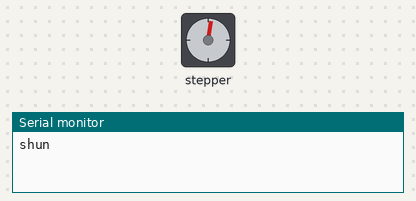
This sketch was run on a simulated Arduino Uno, built with avr-gcc and run on an emulated ATmega328P. Shown: stepper motor, the last lines printed to the serial monitor. Stepper angles assume 100 steps per turn.

Above: at 0.15 s.
At 13.8 s:
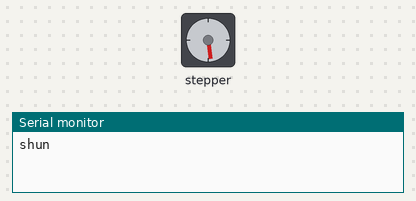
At 26.93 s:
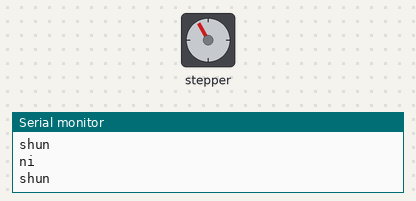
At 39.67 s:
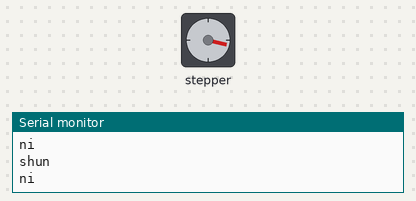
Timing chart, 0 to 40.0 s (numbered marks = the images above):
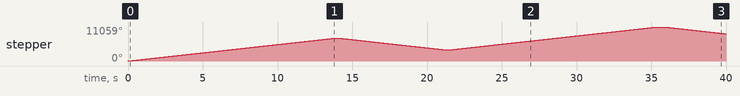

The sketch:

28BYJ48___Stepper__.ino
```cpp
//使用arduino IDE自带的Stepper.h库文件
//注意28BYJ-48为减速电机所以速度不会很快
//具体引脚不写了看图片吧
#include <Stepper.h>
// 这里设置步进电机旋转一圈是多少步
#define STEPS 100
//设置步进电机的步数和引脚（就是注意点2里面说的驱动板上IN1～IN4连接的四个数字口）。
Stepper stepper(STEPS, 4, 5, 6, 7);//引脚要互换

void setup()
{
  // 设置电机的转速：每分钟为90步
  stepper.setSpeed(90);
  // 初始化串口，用于调试输出信息
  Serial.begin(9600);
}

void loop()
{
    // 顺时针旋转一周
    Serial.println("shun");
    stepper.step(2048); //4步模式下旋转一周用2048 步。
    delay(500);

    // 逆时针旋转半周
    Serial.println("ni");
    stepper.step(-1024); //4步模式下旋转一周用2048 步。
    delay(500);
}
```

Measured:
- by itself, stepper: turns 7372° clockwise in 13.8 s, then 3686° counter-clockwise in 6.9 s, then 7373° clockwise in 13.7 s, then 2203° counter-clockwise in 4.1 s
